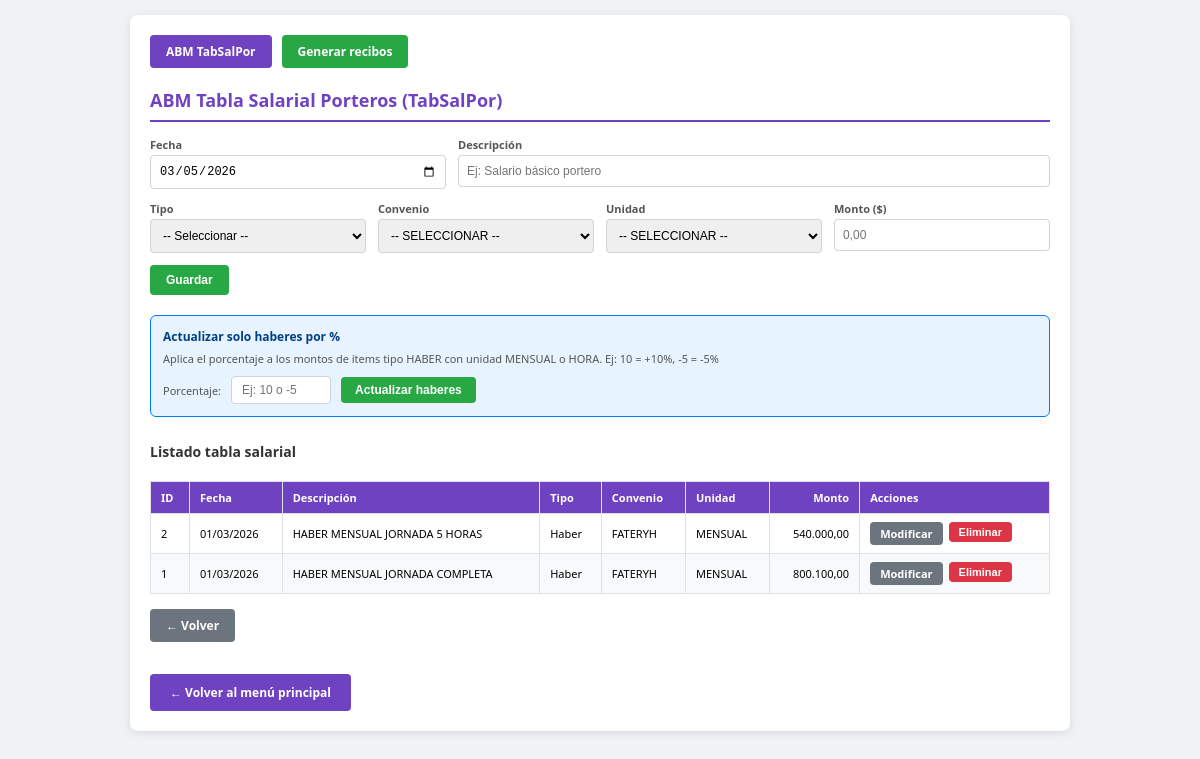
/recibos_porteros.php?seccion=tabsalpor (signed in), run on an earlier commit of the app's database.
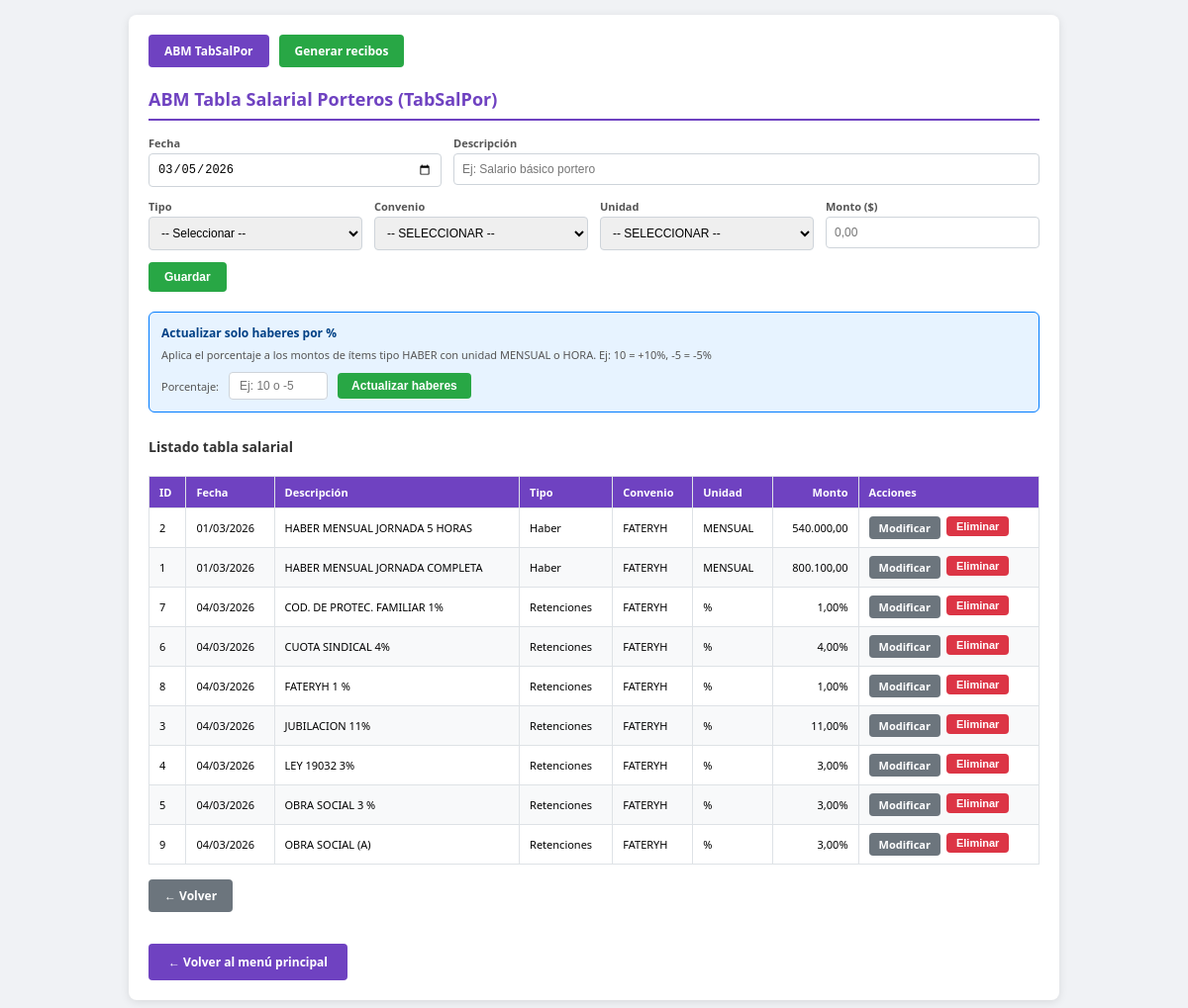
And on a later commit of the database.
### tables this page shows
CREATE TABLE `tabsalpor` (
  `id` int(11) NOT NULL AUTO_INCREMENT,
  `fecha` date NOT NULL,
  `descripcion` varchar(255) DEFAULT NULL,
  `tipo` varchar(50) DEFAULT NULL,
  `convenio` varchar(100) DEFAULT NULL,
  `unidad` varchar(50) DEFAULT NULL,
  `monto` decimal(12,2) NOT NULL DEFAULT 0.00,
  `fecha_creacion` timestamp NOT NULL DEFAULT current_timestamp(),
  PRIMARY KEY (`id`),
  KEY `idx_fecha` (`fecha`)
);

### recibos_porteros.php (the view, shortened to what this page needs)
<?php
include 'db.php';
$tipos_opciones = ['HABER' => 'Haber', 'BONO' => 'Bono', 'RETENCIONES' => 'Retenciones', 'DEDUCCIONES' => 'Deducciones', 'ASIGNACIONES' => 'Asignaciones', 'NOREMUNERATIVO' => 'No Remunerativos'];
$editar_id = null;
$fila_edit = null;
$lista = [];
$res_lista = mysqli_query($conexion, "SELECT * FROM tabsalpor ORDER BY tipo ASC, descripcion ASC, fecha DESC");
if ($res_lista) {
    while ($row = mysqli_fetch_assoc($res_lista)) {
        $lista[] = $row;
    }
}
?>
<!DOCTYPE html>
<html lang="es">
<head>
</head>
<body>
    <div class="container">
        <div style="display: flex; gap: 10px; margin-bottom: 20px; flex-wrap: wrap;">
            <a href="recibos_porteros.php?seccion=tabsalpor" class="btn" style="background: #6f42c1; color: white;">ABM TabSalPor</a>
            <a href="generar_recibos_porteros.php" class="btn" style="background: #28a745; color: white;">Generar recibos</a>
        </div>
        <?php $mostrar_tabsalpor = (isset($_GET['seccion']) && $_GET['seccion'] === 'tabsalpor') || isset($_GET['editar']); ?>
        <?php if ($mostrar_tabsalpor): ?>
        <h2 id="seccion-tabsalpor">ABM Tabla Salarial Porteros (TabSalPor)</h2>
        <form method="POST" class="form-nav-enter">
            <div class="form-row">
                <div class="campo">
                    <label>Fecha</label>
                    <input type="date" name="fecha" required
                        value="<?= $fila_edit ? htmlspecialchars($fila_edit['fecha']) : date('Y-m-d') ?>">
                </div>
                <div class="campo-ancho">
                    <label>Descripción</label>
                    <input type="text" name="descripcion" maxlength="255"
                        value="<?= $fila_edit ? htmlspecialchars($fila_edit['descripcion']) : '' ?>"
                        placeholder="Ej: Salario básico portero">
                </div>
            </div>
            <div class="form-row">
                <div class="campo">
                    <label>Tipo</label>
                    <select name="tipo">
                        <option value="">-- Seleccionar --</option>
                    </select>
                </div>
                <div class="campo">
                    <label>Convenio</label>
                    <select name="convenio">
                        <option value="">-- SELECCIONAR --</option>
                    </select>
                </div>
                <div class="campo">
                    <label>Unidad</label>
                    <select name="unidad" id="unidadSelect" onchange="actualizarLabelMonto()">
                        <option value="">-- SELECCIONAR --</option>
                    </select>
                </div>
                <div class="campo">
                    <label id="labelMonto">Monto ($)</label>
                    <input type="text" name="monto" id="inputMonto" required
                        value="<?= $fila_edit ? number_format($fila_edit['monto'], 2, ',', '') : '' ?>"
                        placeholder="0,00">
                </div>
            </div>
            <div class="form-row">
                <button type="submit" name="guardar" class="btn btn-primary"><?= $editar_id ? 'Actualizar' : 'Guardar' ?></button>
            </div>
        </form>
        <div style="margin-top: 20px; padding: 12px; background: #e7f3ff; border: 1px solid #007bff; border-radius: 6px;">
            <strong style="font-size: 12px; color: #004085;">Actualizar solo haberes por %</strong>
            <p style="margin: 6px 0 10px 0; font-size: 11px; color: #555;">Aplica el porcentaje a los montos de ítems tipo HABER con unidad MENSUAL o HORA. Ej: 10 = +10%, -5 = -5%</p>
            <form method="POST" style="display: flex; align-items: center; gap: 10px; flex-wrap: wrap;">
                <label style="margin: 0; font-weight: normal;">Porcentaje:</label>
                <input type="text" name="porcentaje" placeholder="Ej: 10 o -5" style="width: 100px; padding: 6px 10px;">
                <button type="submit" class="btn btn-primary" style="padding: 6px 14px;" onclick="return confirm('¿Actualizar todos los haberes (MENSUAL/HORA) con este porcentaje?');">Actualizar haberes</button>
            </form>
        </div>
        <h3 style="margin-top: 25px; font-size: 14px; color: #333;">Listado tabla salarial</h3>
        <table>
            <thead>
                <tr>
                    <th>ID</th>
                    <th>Fecha</th>
                    <th>Descripción</th>
                    <th>Tipo</th>
                    <th>Convenio</th>
                    <th>Unidad</th>
                    <th style="text-align: right;">Monto</th>
                    <th>Acciones</th>
                </tr>
            </thead>
            <tbody>
                <?php if (count($lista) > 0): ?>
                    <?php foreach ($lista as $r):
                        $unidad_r = $r['unidad'] ?? '';
                        $monto_r = (float)($r['monto'] ?? 0);
                        $monto_display = ($unidad_r === '%') ? number_format($monto_r, 2, ',', '.') . '%' : number_format($monto_r, 2, ',', '.');
                    ?>
                    <tr>
                        <td><?= (int)$r['id'] ?></td>
                        <td><?= date('d/m/Y', strtotime($r['fecha'])) ?></td>
                        <td><?= htmlspecialchars($r['descripcion'] ?? '-') ?></td>
                        <td><?= htmlspecialchars($tipos_opciones[$r['tipo'] ?? ''] ?? ($r['tipo'] ?? '-')) ?></td>
                        <td><?= htmlspecialchars($r['convenio'] ?? '-') ?></td>
                        <td><?= htmlspecialchars($unidad_r ?: '-') ?></td>
                        <td style="text-align: right;"><?= $monto_display ?></td>
                        <td>
                            <div class="acciones">
                                <a href="recibos_porteros.php?seccion=tabsalpor&editar=<?= (int)$r['id'] ?>" class="btn btn-secondary" style="padding: 4px 10px; font-size: 11px;">Modificar</a>
                                <form method="POST" style="display: inline;" onsubmit="return confirm('¿Eliminar este registro?');">
                                    <button type="submit" name="eliminar" class="btn btn-danger" style="padding: 4px 10px; font-size: 11px;">Eliminar</button>
                                </form>
                            </div>
                        </td>
                    </tr>
                    <?php endforeach; ?>
                <?php else: ?>
                    <tr><td colspan="8" style="text-align: center; padding: 25px; color: #999;">No hay registros cargados.</td></tr>
                <?php endif; ?>
            </tbody>
        </table>
        <p style="margin-top: 15px;"><a href="recibos_porteros.php" class="btn btn-secondary">← Volver</a></p>
        <?php endif; ?>
        <a href="index.php" class="volver" style="margin-top: 20px; display: inline-block;">← Volver al menú principal</a>
    </div>
</body>
</html>

### recibos_porteros.php (style rules this page uses)
body { font-family: 'Segoe UI', sans-serif; margin: 15px; background: #f0f2f5; font-size: 12px; }
.container { max-width: 900px; margin: 0 auto; background: white; padding: 20px; border-radius: 8px; box-shadow: 0 2px 10px rgba(0,0,0,0.1); }
h2 { color: #6f42c1; margin-top: 0; margin-bottom: 15px; font-size: 18px; border-bottom: 2px solid #6f42c1; padding-bottom: 8px; }
label { display: block; margin-bottom: 3px; font-weight: bold; font-size: 11px; color: #555; }
input, textarea, select { padding: 8px; border: 1px solid #ced4da; border-radius: 4px; width: 100%; box-sizing: border-box; font-size: 12px; }
.form-row { display: flex; gap: 12px; margin-bottom: 12px; flex-wrap: wrap; }
.form-row .campo { flex: 1; min-width: 120px; }
.form-row .campo-ancho { flex: 2; min-width: 200px; }
.btn { padding: 8px 16px; border: none; border-radius: 4px; cursor: pointer; font-size: 12px; font-weight: bold; text-decoration: none; display: inline-block; }
.btn-primary { background: #28a745; color: white; }
.btn-secondary { background: #6c757d; color: white; }
.btn-danger { background: #dc3545; color: white; }
table { width: 100%; border-collapse: collapse; margin-top: 20px; font-size: 11px; }
th, td { border: 1px solid #dee2e6; padding: 8px 10px; text-align: left; }
th { background: #6f42c1; color: white; font-weight: bold; }
tr:nth-child(even) { background: #f8f9fa; }
.acciones { display: flex; gap: 6px; flex-wrap: wrap; }
.volver { margin-top: 20px; display: inline-block; padding: 10px 20px; background: #6f42c1; color: white; text-decoration: none; border-radius: 4px; font-weight: bold; }

What changed in the data, as far as the page shows it:
added tabsalpor: id "7", fecha "04/03/2026", descripcion "COD. DE PROTEC. FAMILIAR 1%", tipo "Retenciones", convenio "FATERYH", unidad "%", monto_display "1,00%"
added tabsalpor: id "6", fecha "04/03/2026", descripcion "CUOTA SINDICAL 4%", tipo "Retenciones", convenio "FATERYH", unidad "%", monto_display "4,00%"
added tabsalpor: id "8", fecha "04/03/2026", descripcion "FATERYH 1 %", tipo "Retenciones", convenio "FATERYH", unidad "%", monto_display "1,00%"
added tabsalpor: id "3", fecha "04/03/2026", descripcion "JUBILACION 11%", tipo "Retenciones", convenio "FATERYH", unidad "%", monto_display "11,00%"
added tabsalpor: id "4", fecha "04/03/2026", descripcion "LEY 19032 3%", tipo "Retenciones", convenio "FATERYH", unidad "%", monto_display "3,00%"
added tabsalpor: id "5", fecha "04/03/2026", descripcion "OBRA SOCIAL 3 %", tipo "Retenciones", convenio "FATERYH", unidad "%", monto_display "3,00%"
added tabsalpor: id "9", fecha "04/03/2026", descripcion "OBRA SOCIAL (A)", tipo "Retenciones", convenio "FATERYH", unidad "%", monto_display "3,00%"
